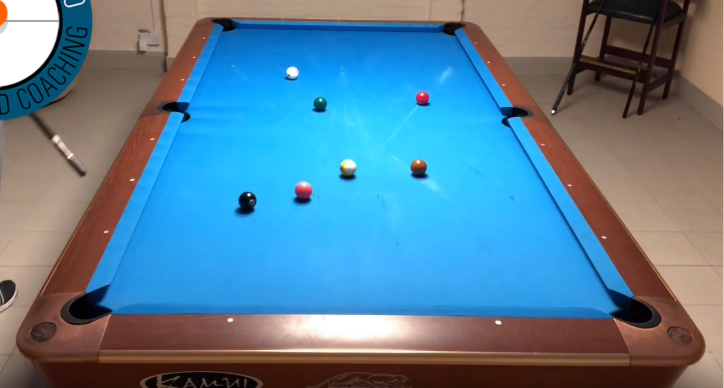
#> input picture pooltable1.png, 1448 x 775 px (shown at 1/2 size)
$ python -i poolcv.py   (imports and definitions only)
#> lines starting #> are read from the running program, lines starting #| are printed output that depends on the picture; after the words box and inside, x2 and y2 are one past the last pixel; in counts of white or black regions, pixels touching at a corner belong together
#> further down, picture is the input picture: shape (775, 1448, 3); mean B, G, R 149.5, 127, 90.3
### plotter.py
from matplotlib import pyplot as plt
import cv2

def plot_image(image, title):
    img_rgb = cv2.cvtColor(image.copy(), cv2.COLOR_BGR2RGB)
    plt.figure(figsize=(10,10))
    plt.imshow(img_rgb)
    plt.title(title)
    plt.show()

### indexer.py
# [9 lines left out: function get_index_of_min, not called in this run]


def get_index_of_max(histogram):
    import numpy as np

    # make sure data is in a standard list, not a numpy array
    if (type(histogram).__module__ == np.__name__):
        histogram = list(histogram)

    # return a list of the indexes of the max values. Important if there is >1 maximum
    return [i for i, x in enumerate(histogram) if x == max(histogram)]

### poolcv.py
import math
import cv2
import indexer
import numpy as np
from plotter import plot_image
from geometry import line_intersection_point
from matplotlib import pyplot as plt

# [120 lines left out: functions main, calculate_corner_intersections, simplify_hull_lines, calc_angle_distance, not called in this run]


def detect_cloth_color(img, hue_width=55, sat_width=45, val_width=210):
    """
    Find the most common HSV values in the image.
    In a well lit image, this will be the cloth
    """
#> called with hue_width = 55, sat_width = 45, val_width = 210
    hsv = cv2.cvtColor(img.copy(), cv2.COLOR_BGR2HSV)
#> hsv: shape (775, 1448, 3); mean H, S, V 53.3, 149.9, 174.2
    h, w, _ = hsv.shape
#> h = 775; w = 1448
    mask = np.zeros((h, w, 1), dtype=np.uint8)
    cv2.rectangle(mask, (round(0.2*w), round(0.1*h)),
                  (round(0.8*w), round(0.9*h)), (255, 255, 255), -1)
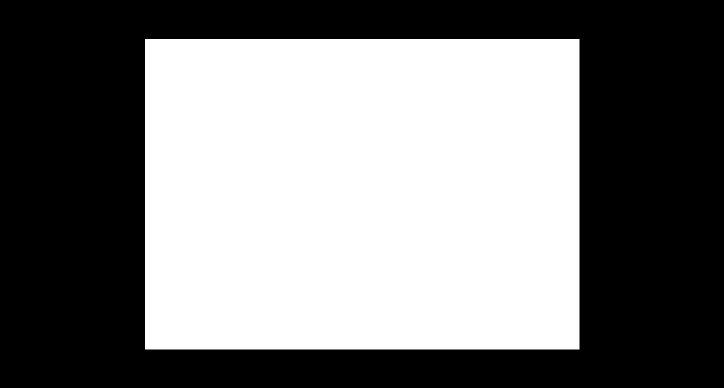
#> mask: shape (775, 1448, 1) (shown at 1/2 size); 48.1% white; 1 white region, box (x1, y1, x2, y2) and area: (290, 78, 1159, 699) 539649


    plot_image(cv2.bitwise_and(img, img, mask=mask), "Masked area")
#> in plot_image, `img_rgb = cv2.cvtColor(image.copy(), cv2.COLOR_BGR2RGB)`:
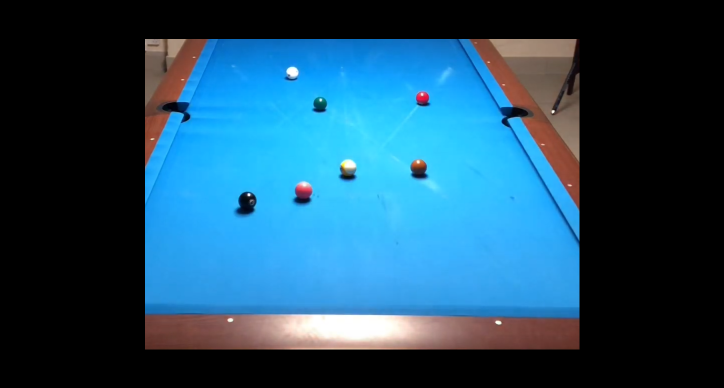
#> img_rgb: shape (775, 1448, 3) (shown at 1/2 size); mean R, G, B 31.2, 76.1, 101.7


    hist = cv2.calcHist([hsv], [0], mask, [180], [0, 180])
#> hist = 180 values, max 123958 at index 102, min 0 at index 59, mean 2998.1
    h_max = indexer.get_index_of_max(hist)[0]
#> in get_index_of_max, `histogram = list(histogram)`: histogram = 180 items, first 6: [3574], [1476], [2836], [9585], [13911], [9987]
#> h_max = 102

    hist = cv2.calcHist([hsv], [1], mask, [256], [0, 256])
#> hist = 256 values, max 14817 at index 198, min 133 at index 254, mean 2108
    s_max = indexer.get_index_of_max(hist)[0]
#> s_max = 198

    hist = cv2.calcHist([hsv], [2], mask, [256], [0, 256])
#> hist = 256 values, max 192668 at index 255, min 0 at index 2, mean 2108
    v_max = indexer.get_index_of_max(hist)[0]
#> v_max = 255


    hsv_max = (h_max, s_max, v_max)
#> hsv_max = (102, 198, 255)
    print(f"Most common HSV: {hsv_max}")
#| Most common HSV: (102, 198, 255)

    # Display main HSV as color
    color_image = np.zeros((300, 300, 3), np.uint8)
    color_image[:] = hsv_max
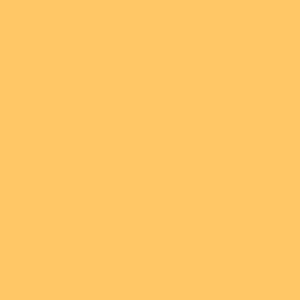
#> color_image: shape (300, 300, 3); mean of channels 0, 1, 2 102, 198, 255; drawn as B, G, R
    color_image = cv2.cvtColor(color_image, cv2.COLOR_HSV2BGR)
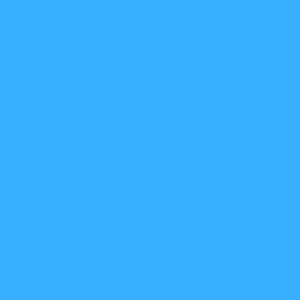
#> color_image: shape (300, 300, 3); mean B, G, R 255, 175, 56
    plot_image(color_image, "Detected main color")


    # Range bounds for detected main color
    lower_color = np.array(
        [h_max-hue_width, s_max-sat_width, v_max-val_width])
#> lower_color = [47, 153, 45]
    upper_color = np.array(
        [h_max+hue_width, s_max+sat_width, v_max+val_width])
#> upper_color = [157, 243, 465]

    return lower_color, upper_color


# [22 lines left out: function get_cloth_contours, not called in this run]


# [1 line not run here, left out]

>>> import cv2
>>> picture = cv2.imread('pooltable1.png')
>>> result = detect_cloth_color(picture)
#> result = ([47, 153, 45], [157, 243, 465])
